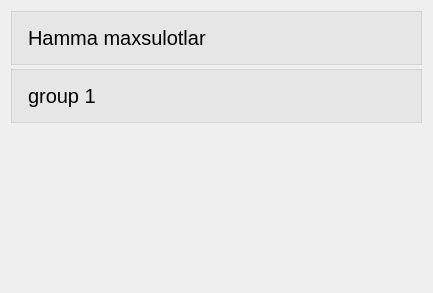
          <widget class="QWidget" name="scrollAreaWidgetContents">
           <property name="geometry">
            <rect>
             <x>0</x>
             <y>0</y>
             <width>433</width>
             <height>293</height>
            </rect>
           </property>
           <layout class="QVBoxLayout" name="verticalLayout_8">
            <item>
             <widget class="QFrame" name="frame_13">
              <property name="styleSheet">
               <string notr="true">background-color: rgba(0, 0, 0, 0);
border: 0;</string>
              </property>
              <property name="frameShape">
               <enum>QFrame::StyledPanel</enum>
              </property>
              <property name="frameShadow">
               <enum>QFrame::Raised</enum>
              </property>
              <layout class="QVBoxLayout" name="verticalLayout_9">
               <property name="spacing">
                <number>4</number>
               </property>
               <property name="leftMargin">
                <number>0</number>
               </property>
               <property name="topMargin">
                <number>0</number>
               </property>
               <property name="rightMargin">
                <number>0</number>
               </property>
               <property name="bottomMargin">
                <number>10</number>
               </property>
               <item>
                <widget class="QPushButton" name="pushButton_22">
                 <property name="sizePolicy">
                  <sizepolicy hsizetype="Minimum" vsizetype="Maximum">
                   <horstretch>0</horstretch>
                   <verstretch>0</verstretch>
                  </sizepolicy>
                 </property>
                 <property name="cursor">
                  <cursorShape>PointingHandCursor</cursorShape>
                 </property>
                 <property name="focusPolicy">
                  <enum>Qt::ClickFocus</enum>
                 </property>
                 <property name="styleSheet">
                  <string notr="true">QPushButton{
text-align: left;
padding: 14px 16px;
color: rgb(0, 0, 0);
font-family: &quot;Segoe UI Bold&quot;;
background-color: rgba(0, 0, 0, 10);
border:1px solid rgba(0, 0, 0, 20);
font-size: 20px;
}
QPushButton:hover{
background-color: rgba(0, 0, 0, 20);
border:1px solid rgba(0, 0, 0, 30);
}
QPushButton:focus{
background-color: rgba(0, 0, 0, 50);
border:1px solid rgba(0, 0, 0, 60);
}</string>
                 </property>
                 <property name="text">
                  <string>Hamma maxsulotlar</string>
                 </property>
                </widget>
               </item>
               <item>
                <widget class="QPushButton" name="pushButton_23">
                 <property name="sizePolicy">
                  <sizepolicy hsizetype="Minimum" vsizetype="Maximum">
                   <horstretch>0</horstretch>
                   <verstretch>0</verstretch>
                  </sizepolicy>
                 </property>
                 <property name="cursor">
                  <cursorShape>PointingHandCursor</cursorShape>
                 </property>
                 <property name="focusPolicy">
                  <enum>Qt::ClickFocus</enum>
                 </property>
                 <property name="styleSheet">
                  <string notr="true">QPushButton{
text-align: left;
padding: 14px 16px;
color: rgb(0, 0, 0);
font-family: &quot;Segoe UI Bold&quot;;
background-color: rgba(0, 0, 0, 10);
border:1px solid rgba(0, 0, 0, 20);
font-size: 20px;
}
QPushButton:hover{
background-color: rgba(0, 0, 0, 20);
border:1px solid rgba(0, 0, 0, 30);
}
QPushButton:focus{
background-color: rgba(0, 0, 0, 50);
border:1px solid rgba(0, 0, 0, 60);
}</string>
                 </property>
                 <property name="text">
                  <string>group 1</string>
                 </property>
                </widget>
               </item>
              </layout>
             </widget>
            </item>
            <item>
             <spacer name="verticalSpacer">
              <property name="orientation">
               <enum>Qt::Vertical</enum>
              </property>
              <property name="sizeHint" stdset="0">
               <size>
                <width>20</width>
                <height>40</height>
               </size>
              </property>
             </spacer>
            </item>
           </layout>
          </widget>
